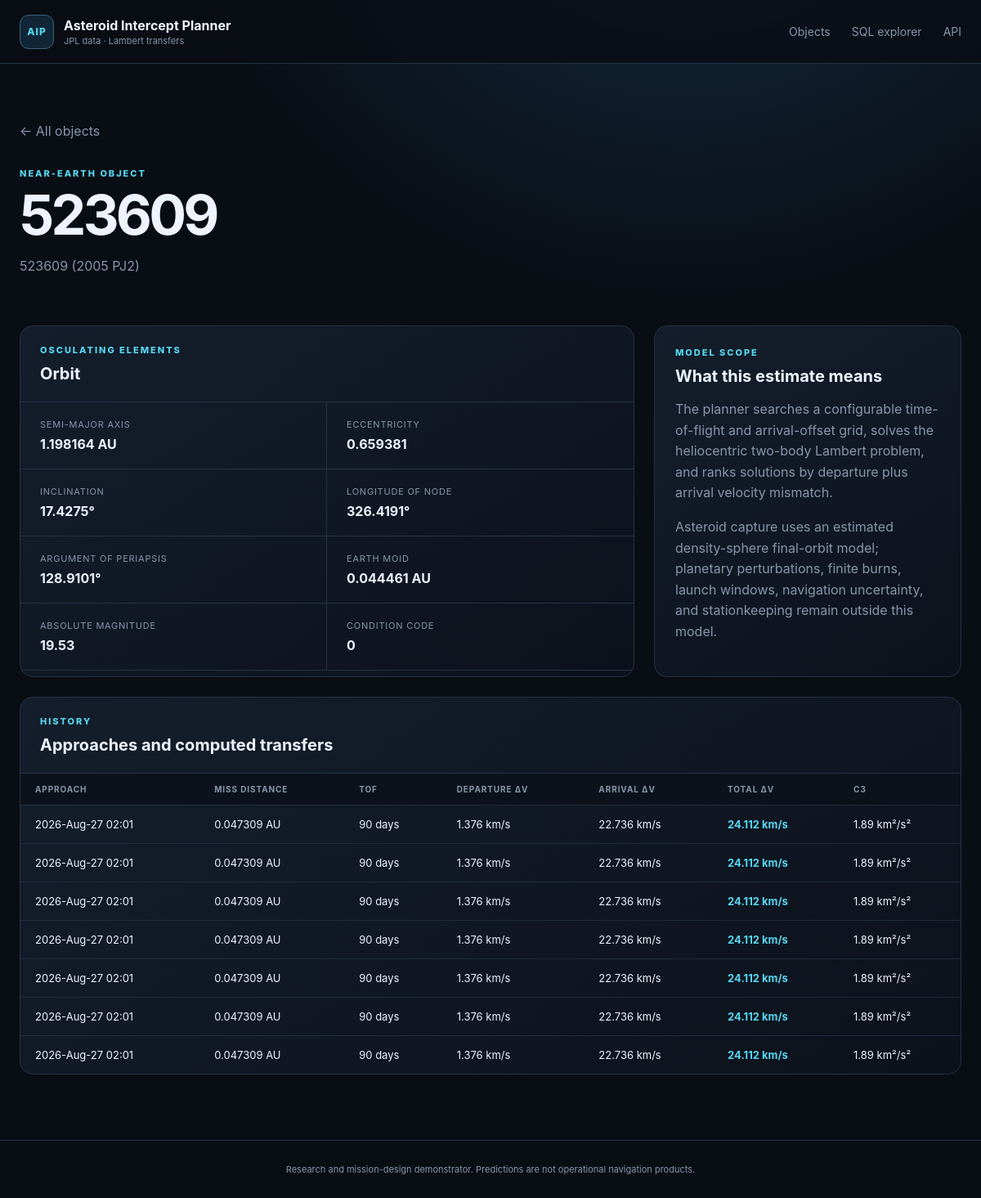
The app's page /asteroid/523609 with its own data.
### tables this page shows
CREATE TABLE orbital_elements (
    designation TEXT PRIMARY KEY REFERENCES asteroids(designation) ON DELETE CASCADE,
    epoch_jd_tdb REAL,
    semi_major_axis_au REAL NOT NULL,
    eccentricity REAL NOT NULL,
    inclination_deg REAL NOT NULL,
    raan_deg REAL NOT NULL,
    arg_periapsis_deg REAL NOT NULL,
    mean_anomaly_deg REAL,
    perihelion_time_jd_tdb REAL,
    perihelion_distance_au REAL,
    aphelion_distance_au REAL,
    orbital_period_days REAL,
    earth_moid_au REAL,
    condition_code TEXT,
    orbit_id TEXT,
    source TEXT NOT NULL,
    updated_at TEXT NOT NULL
);

CREATE TABLE asteroids (
    designation TEXT PRIMARY KEY,
    fullname TEXT,
    absolute_magnitude_h REAL,
    diameter_km REAL,
    first_seen_at TEXT NOT NULL,
    updated_at TEXT NOT NULL
);

CREATE TABLE intercept_plans (
    plan_id INTEGER PRIMARY KEY AUTOINCREMENT,
    approach_id INTEGER NOT NULL REFERENCES close_approaches(approach_id) ON DELETE CASCADE,
    method TEXT NOT NULL,
    departure_jd_tdb REAL NOT NULL,
    arrival_jd_tdb REAL NOT NULL,
    tof_days REAL NOT NULL,
    departure_dv_kms REAL NOT NULL,
    arrival_dv_kms REAL NOT NULL,
    total_dv_kms REAL NOT NULL,
    c3_km2_s2 REAL,
    leo_departure_dv_kms REAL,
    polyline_json TEXT,
    computed_at TEXT NOT NULL, capture_dv_kms REAL, stable_final_orbit INTEGER, capture_json TEXT,
    UNIQUE (approach_id, method)
);

CREATE TABLE close_approaches (
    approach_id INTEGER PRIMARY KEY AUTOINCREMENT,
    designation TEXT NOT NULL REFERENCES asteroids(designation) ON DELETE CASCADE,
    body TEXT NOT NULL DEFAULT 'Earth',
    close_approach_jd_tdb REAL NOT NULL,
    close_approach_text TEXT,
    distance_au REAL NOT NULL,
    distance_min_au REAL,
    distance_max_au REAL,
    relative_velocity_kms REAL,
    hyperbolic_excess_velocity_kms REAL,
    time_uncertainty TEXT,
    ingested_at TEXT NOT NULL,
    UNIQUE (designation, body, close_approach_jd_tdb)
);

### app/web.py (the view)
    @application.route("/asteroid/<designation>")
    def asteroid_detail(designation: str):
        asteroid = get_asteroid(designation, settings.database_path)
        if asteroid is None:
            return render_template("not_found.html", designation=designation), 404
        return render_template(
            "detail.html",
            asteroid=asteroid,
            approaches=asteroid_approaches(designation, settings.database_path),
        )

### app/database.py (called while the page is built, shortened)
def _dict_row(cursor: sqlite3.Cursor, row: tuple[Any, ...]) -> dict[str, Any]:
    return {column[0]: row[index] for index, column in enumerate(cursor.description)}

@contextmanager
def connect(path: Path | None = None) -> Iterator[sqlite3.Connection]:
    database_path = Path(path or get_settings().database_path)
    database_path.parent.mkdir(parents=True, exist_ok=True)
    connection = sqlite3.connect(database_path, timeout=30)
    connection.row_factory = _dict_row
    connection.execute("PRAGMA foreign_keys = ON")
    connection.execute("PRAGMA busy_timeout = 30000")
    try:
        yield connection
    finally:
        connection.close()

def initialize_database(path: Path | None = None) -> Path:
    database_path = Path(path or get_settings().database_path)
    schema = Path(__file__).with_name("schema.sql").read_text(encoding="utf-8")
    with connect(database_path) as connection:
        schema_version = int(connection.execute("PRAGMA user_version").fetchone()["user_version"])
        if schema_version < 2:
            connection.executescript(schema)
            connection.commit()
    return database_path

def fetch_all(
    query: str, params: Sequence[Any] = (), path: Path | None = None
) -> list[dict[str, Any]]:
    initialize_database(path)
    with connect(path) as connection:
        return connection.execute(query, params).fetchall()

def fetch_one(
    query: str, params: Sequence[Any] = (), path: Path | None = None
) -> dict[str, Any] | None:
    rows = fetch_all(query, params, path)
    return rows[0] if rows else None

def get_asteroid(designation: str, path: Path | None = None) -> dict[str, Any] | None:
    return fetch_one(
        """
        SELECT a.*, oe.*
        FROM asteroids a
        LEFT JOIN orbital_elements oe USING(designation)
        WHERE a.designation = ?
        """,
        (designation,),
        path,
    )

def asteroid_approaches(designation: str, path: Path | None = None) -> list[dict[str, Any]]:
    return fetch_all(
        """
        SELECT ca.*, ip.*
        FROM close_approaches ca
        LEFT JOIN intercept_plans ip USING(approach_id)
        WHERE ca.designation = ?
        ORDER BY ca.close_approach_jd_tdb DESC
        """,
        (designation,),
        path,
    )

### app/templates/detail.html (shortened to what this page needs)
{% extends "base.html" %}
{% block content %}
<section class="detail-hero">
  <a class="back" href="{{ url_for('index') }}">← All objects</a>
  <p class="eyebrow">NEAR-EARTH OBJECT</p>
  <h1>{{ asteroid.designation }}</h1>
  <p>{{ asteroid.fullname or 'JPL small-body designation' }}</p>
</section>
<section class="detail-grid">
  <article class="panel">
    <div class="panel-header"><div><p class="eyebrow">OSCULATING ELEMENTS</p><h2>Orbit</h2></div></div>
    <dl class="spec-grid">
      <div><dt>Semi-major axis</dt><dd>{{ asteroid.semi_major_axis_au|number(6) }} AU</dd></div>
      <div><dt>Eccentricity</dt><dd>{{ asteroid.eccentricity|number(6) }}</dd></div>
      <div><dt>Inclination</dt><dd>{{ asteroid.inclination_deg|number(4) }}°</dd></div>
      <div><dt>Longitude of node</dt><dd>{{ asteroid.raan_deg|number(4) }}°</dd></div>
      <div><dt>Argument of periapsis</dt><dd>{{ asteroid.arg_periapsis_deg|number(4) }}°</dd></div>
      <div><dt>Earth MOID</dt><dd>{{ asteroid.earth_moid_au|number(6) }} AU</dd></div>
      <div><dt>Absolute magnitude</dt><dd>{{ asteroid.absolute_magnitude_h|number(2) }}</dd></div>
      <div><dt>Condition code</dt><dd>{{ asteroid.condition_code or '—' }}</dd></div>
    </dl>
  </article>
  <article class="panel note-card">
    <p class="eyebrow">MODEL SCOPE</p>
    <h2>What this estimate means</h2>
    <p>The planner searches a configurable time-of-flight and arrival-offset grid, solves the heliocentric two-body Lambert problem, and ranks solutions by departure plus arrival velocity mismatch.</p>
    <p>Asteroid capture uses an estimated density-sphere final-orbit model; planetary perturbations, finite burns, launch windows, navigation uncertainty, and stationkeeping remain outside this model.</p>
  </article>
</section>
<section class="panel">
  <div class="panel-header"><div><p class="eyebrow">HISTORY</p><h2>Approaches and computed transfers</h2></div></div>
  <div class="table-wrap"><table>
    <thead><tr><th>Approach</th><th>Miss distance</th><th>TOF</th><th>Departure Δv</th><th>Arrival Δv</th><th>Total Δv</th><th>C3</th></tr></thead>
    <tbody>{% for row in approaches %}<tr>
      <td>{{ row.close_approach_text or row.close_approach_jd_tdb }}</td>
      <td>{{ row.distance_au|number(6) }} AU</td>
      <td>{{ row.tof_days|number(0) }} days</td>
      <td>{{ row.departure_dv_kms|number(3) }} km/s</td>
      <td>{{ row.arrival_dv_kms|number(3) }} km/s</td>
      <td><strong class="accent">{{ row.total_dv_kms|number(3) }} km/s</strong></td>
      <td>{{ row.c3_km2_s2|number(2) }} km²/s²</td>
    </tr>{% endfor %}</tbody>
  </table></div>
</section>
{% endblock %}

### app/templates/base.html (shortened to what this page needs)
<!doctype html>
<html lang="en">
  <head>
    <link rel="stylesheet" href="{{ url_for('static', filename='style.css') }}">
  </head>
  <body>
    <header class="site-header">
      <a class="brand" href="{{ url_for('index') }}">
        <span class="brand-mark">AIP</span>
        <span><strong>Asteroid Intercept Planner</strong><small>JPL data · Lambert transfers</small></span>
      </a>
      <nav>
        <a href="{{ url_for('index') }}">Objects</a>
        <a href="{{ url_for('data_explorer') }}">SQL explorer</a>
        <a href="{{ url_for('asteroid_api') }}">API</a>
      </nav>
    </header>
    <main>{% block content %}{% endblock %}</main>
    <footer>Research and mission-design demonstrator. Predictions are not operational navigation products.</footer>
  </body>
</html>

### app/static/style.css (style rules this page uses)
:root { --bg:#090d14;--surface:#101722;--surface-2:#151f2d;--line:#253246;--text:#edf4ff;--muted:#8796ab;--cyan:#56d7ef;--green:#67e8b5;--orange:#ffad66;--max:1440px;font-family:Inter,ui-sans-serif,system-ui,-apple-system,BlinkMacSystemFont,"Segoe UI",sans-serif;color-scheme:dark }
* { box-sizing:border-box }
body { margin:0;background:radial-gradient(circle at 70% -20%,#16334a 0,transparent 35%),var(--bg);color:var(--text);min-height:100vh }
.site-header { height:78px;border-bottom:1px solid var(--line);display:flex;align-items:center;justify-content:space-between;padding:0 max(24px,calc((100vw - var(--max))/2));background:rgba(9,13,20,.78);backdrop-filter:blur(18px);position:sticky;top:0;z-index:10 }
.brand { display:flex;gap:12px;align-items:center;text-decoration:none;color:var(--text) }
.brand-mark { width:42px;height:42px;border:1px solid #3c6278;background:#102637;border-radius:11px;display:grid;place-items:center;color:var(--cyan);font-size:12px;font-weight:800;letter-spacing:.08em }
.brand strong,.brand small { display:block }
.brand small { color:var(--muted);font-size:11px;margin-top:2px }
.site-header nav { display:flex;gap:26px }
.site-header nav a { color:var(--muted);text-decoration:none;font-size:14px }
main { max-width:var(--max);margin:auto;padding:42px 24px 80px }
.eyebrow { font-size:11px;letter-spacing:.18em;color:var(--cyan);font-weight:800;margin:0 0 10px }
.hero h1,.detail-hero h1 { font-size:clamp(42px,6vw,82px);line-height:.98;margin:0;letter-spacing:-.055em }
.hero>div>p:last-child,.detail-hero>p:last-child { color:var(--muted);max-width:680px;line-height:1.65 }
.panel { border:1px solid var(--line);background:linear-gradient(145deg,rgba(21,31,45,.93),rgba(12,18,28,.93));border-radius:16px;overflow:hidden }
.panel-header { padding:22px 24px;border-bottom:1px solid var(--line);display:flex;align-items:center;justify-content:space-between;gap:24px }
.panel-header h2,.note-card h2,.table-list h2 { margin:0;font-size:20px }
.table-wrap { overflow:auto }
table { width:100%;border-collapse:collapse;font-size:13px }
th { text-align:left;color:var(--muted);font-size:10px;text-transform:uppercase;letter-spacing:.09em;padding:13px 18px;background:#0c121b;white-space:nowrap }
td { border-top:1px solid rgba(37,50,70,.75);padding:15px 18px;white-space:nowrap }
.object-link:hover,.accent { color:var(--cyan) }
.detail-hero { padding:30px 0 44px }
.detail-hero h1 { font-size:68px }
.back { display:inline-block;margin-bottom:35px;color:var(--muted);text-decoration:none }
.detail-grid { display:grid;grid-template-columns:2fr 1fr;gap:24px;margin-bottom:24px }
.spec-grid { display:grid;grid-template-columns:repeat(2,1fr);margin:0 }
.spec-grid div { padding:20px 24px;border-bottom:1px solid var(--line) }
.spec-grid div:nth-child(odd) { border-right:1px solid var(--line) }
dt { color:var(--muted);font-size:11px;text-transform:uppercase;letter-spacing:.07em }
dd { margin:7px 0 0;font-weight:700 }
.note-card { padding:25px }
.note-card p:not(.eyebrow) { color:var(--muted);line-height:1.6 }
footer { border-top:1px solid var(--line);color:var(--muted);padding:28px;text-align:center;font-size:11px }

### records on screen
orbital_elements: designation "523609", semi_major_axis_au|number "1.198164", eccentricity|number "0.659381", inclination_deg|number "17.4275", raan_deg|number "326.4191", arg_periapsis_deg|number "128.9101", earth_moid_au|number "0.044461", condition_code "0"
asteroids: fullname "523609 (2005 PJ2)", absolute_magnitude_h|number "19.53"
intercept_plans: close_approach_text "2026-Aug-27 02:01", distance_au|number "0.047309", tof_days|number "90", departure_dv_kms|number "1.376", arrival_dv_kms|number "22.736", total_dv_kms|number "24.112", c3_km2_s2|number "1.89"
intercept_plans: close_approach_text "2026-Aug-27 02:01", distance_au|number "0.047309", tof_days|number "90", departure_dv_kms|number "1.376", arrival_dv_kms|number "22.736", total_dv_kms|number "24.112", c3_km2_s2|number "1.89"
intercept_plans: close_approach_text "2026-Aug-27 02:01", distance_au|number "0.047309", tof_days|number "90", departure_dv_kms|number "1.376", arrival_dv_kms|number "22.736", total_dv_kms|number "24.112", c3_km2_s2|number "1.89"
intercept_plans: close_approach_text "2026-Aug-27 02:01", distance_au|number "0.047309", tof_days|number "90", departure_dv_kms|number "1.376", arrival_dv_kms|number "22.736", total_dv_kms|number "24.112", c3_km2_s2|number "1.89"
intercept_plans: close_approach_text "2026-Aug-27 02:01", distance_au|number "0.047309", tof_days|number "90", departure_dv_kms|number "1.376", arrival_dv_kms|number "22.736", total_dv_kms|number "24.112", c3_km2_s2|number "1.89"
intercept_plans: close_approach_text "2026-Aug-27 02:01", distance_au|number "0.047309", tof_days|number "90", departure_dv_kms|number "1.376", arrival_dv_kms|number "22.736", total_dv_kms|number "24.112", c3_km2_s2|number "1.89"
intercept_plans: close_approach_text "2026-Aug-27 02:01", distance_au|number "0.047309", tof_days|number "90", departure_dv_kms|number "1.376", arrival_dv_kms|number "22.736", total_dv_kms|number "24.112", c3_km2_s2|number "1.89"
